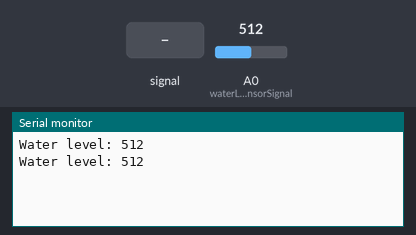
Bench run of a sketch on a simulated ESP8266 (NodeMCU). Parts: the last lines printed to the serial monitor. The test bench sets the inputs (shaded band); at power-on: A0 (waterLevelSensorSignal) = 512.

Above: at 5.8 s.
5.9 s: A0 (waterLevelSensorSignal) fed a 200 Hz sine of ±81 counts around its level
At 11.4 s:
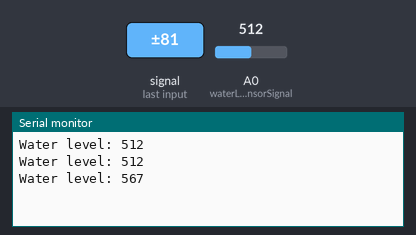
11.9 s: A0 (waterLevelSensorSignal) set to 716
At 16.4 s:
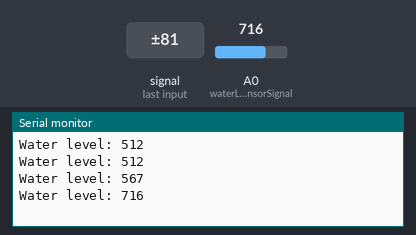
17.9 s: A0 (waterLevelSensorSignal) fed a 1000 Hz sine of ±255 counts around its level
At 21.4 s:
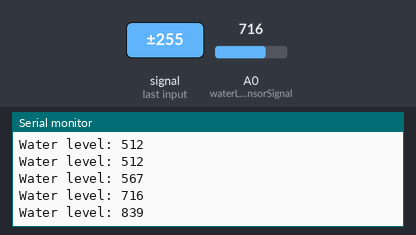
23.9 s: A0 (waterLevelSensorSignal) set to 900
At 26.4 s:
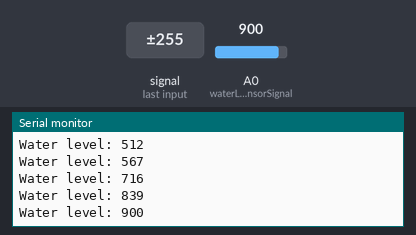
Timing chart, 0 to 27.9 s (numbered marks = the images above; inputs shaded):
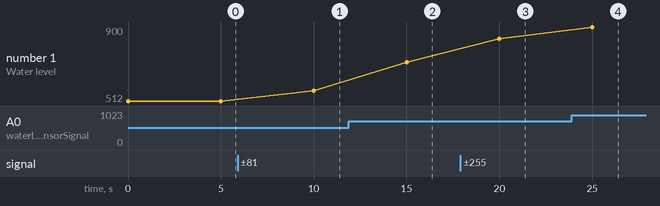

The sketch:

WaterLevel.ino
```cpp
#include "Arduino.h"

void setup() {
  Serial.begin(115200);
  setupWaterLevelSensor();
}

void loop() {
  int waterLevel = readWaterLevel();

  Serial.print("Water level: ");
  Serial.println(waterLevel);

  delay(5000);
}

int mux = D7;
int waterLevelSensorSignal = A0;
int waterLevelPower = D8;
void setupWaterLevelSensor() {
  pinMode(waterLevelPower, OUTPUT);
  pinMode(mux, OUTPUT);
  digitalWrite(mux, HIGH);
  pinMode(waterLevelSensorSignal, INPUT);
  digitalWrite(waterLevelPower, HIGH);
}
int readWaterLevel() {
  int waterLevel = analogRead(waterLevelSensorSignal);

  return waterLevel;
}
```

Measured:
- after the input at 5.9 s, the serial monitor: prints a new line after 4.1 s (image 1)
- after the input at 11.9 s, the serial monitor: prints a new line after 3.1 s (image 2)
- after the input at 17.9 s, the serial monitor: prints a new line after 2.1 s (image 3)
- after the input at 23.9 s, the serial monitor: prints a new line after 1.1 s (image 4)
- plotted number 1: 512 → 567 after the input at 5.9 s, 567 → 716 after the input at 11.9 s, 716 → 839 after the input at 17.9 s, 839 → 900 after the input at 23.9 s
